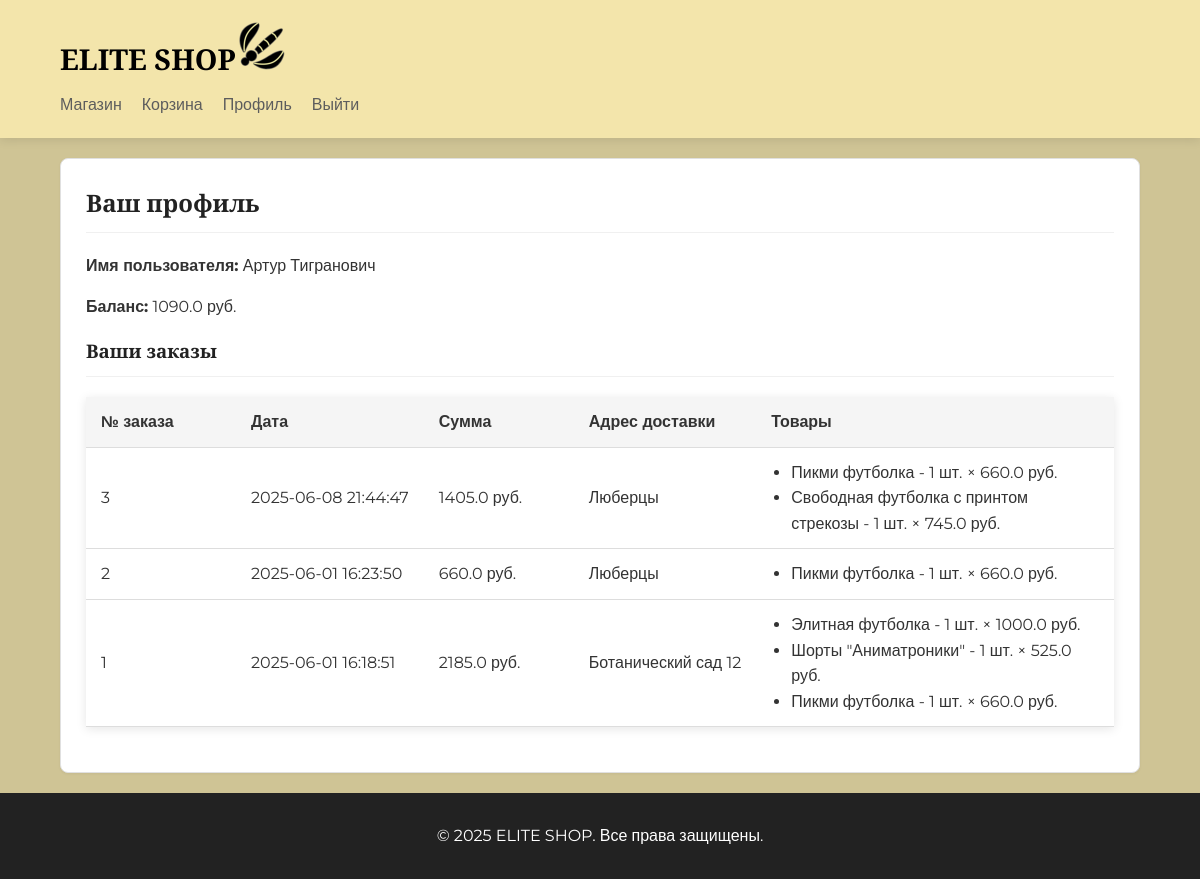
The page /profile (signed in) on the database its author committed.
### app.py (models this page shows, shortened)
class User(db.Model):
    id = db.Column(db.Integer, primary_key=True)
    username = db.Column(db.String(80), unique=True, nullable=False)
    password = db.Column(db.String(120), nullable=False)
    role = db.Column(db.String(20), default='user')
    balance = db.Column(db.Float, default=0.0)
    address = db.Column(db.String(200))

class Order(db.Model):
    id = db.Column(db.Integer, primary_key=True)
    user_id = db.Column(db.Integer, db.ForeignKey('user.id'))
    total = db.Column(db.Float, nullable=False)
    address = db.Column(db.String(200), nullable=False)
    date = db.Column(db.String(50), nullable=False)
    items = db.relationship('OrderItem', backref='order')
    user = db.relationship('User', backref='orders')

class OrderItem(db.Model):
    id = db.Column(db.Integer, primary_key=True)
    order_id = db.Column(db.Integer, db.ForeignKey('order.id'))
    product_id = db.Column(db.Integer, db.ForeignKey('product.id'))
    quantity = db.Column(db.Integer)
    price = db.Column(db.Float)
    product = db.relationship('Product')

class Product(db.Model):
    id = db.Column(db.Integer, primary_key=True)
    name = db.Column(db.String(100), nullable=False)
    price = db.Column(db.Float, nullable=False)
    description = db.Column(db.Text)
    image = db.Column(db.String(100))
    stock = db.Column(db.Integer, default=10)

### app.py (the view)
@app.route('/profile')
def profile():
    if 'user_id' not in session:
        flash('Пожалуйста, войдите в систему.', 'warning')
        return redirect(url_for('login'))
    user_id = session['user_id']
    user = User.query.get(user_id)
    orders = Order.query.filter_by(user_id=user_id).order_by(Order.id.desc()).all()
    return render_template('profile.html', user=user, orders=orders)

### templates/profile.html (shortened to what this page needs)
{% extends "base.html" %}
{% block content %}
<div class="content-block">
    <section class="profile-info">
        <h2>Ваш профиль</h2>
        <div class="user-details">
            <p><strong>Имя пользователя:</strong> {{ user.username }}</p>
            <p><strong>Баланс:</strong> {{ user.balance }} руб.</p>
        </div>
    </section>
    <section class="orders">
        <h3>Ваши заказы</h3>
        {% if orders %}
        <table class="orders-table">
            <thead>
                <tr>
                    <th>№ заказа</th>
                    <th>Дата</th>
                    <th>Сумма</th>
                    <th>Адрес доставки</th>
                    <th>Товары</th>
                </tr>
            </thead>
            <tbody>
                {% for order in orders %}
                <tr>
                    <td>{{ order.id }}</td>
                    <td>{{ order.date }}</td>
                    <td>{{ order.total }} руб.</td>
                    <td>{{ order.address }}</td>
                    <td>
                        <ul>
                            {% for item in order.items %}
                            <li>{{ item.product.name }} - {{ item.quantity }} шт. × {{ item.price }} руб.</li>
                            {% endfor %}
                        </ul>
                    </td>
                </tr>
                {% endfor %}
            </tbody>
        </table>
        {% else %}
        <p>У вас пока нет заказов.</p>
        {% endif %}
    </section>
</div>
{% endblock %}

### static/css/style.css (style rules this page uses)
html, body { height: 100%; margin: 0; padding: 0; }
body { display: flex; flex-direction: column; min-height: 100vh; font-family: 'Montserrat', sans-serif; line-height: 1.6; color: #333; background-color: #cfc495; }
h1, h2, h3, h4, h5, h6 { font-family: 'Playfair Display', serif; color: #222; }
table { width: 100%; border-collapse: collapse; margin: 20px 0; background-color: #fff; box-shadow: 0 2px 10px rgba(0, 0, 0, 0.1); }
th, td { padding: 12px 15px; text-align: left; border-bottom: 1px solid #ddd; }
th { background-color: #f5f5f5; font-weight: bold; }
.content-block { background-color: white; border: 1px solid #e0e0e0; border-radius: 8px; padding: 25px; margin-bottom: 20px; box-shadow: 0 1px 3px rgba(0, 0, 0, 0.05); }
.content-block h2, .content-block h3 { margin-top: 0; padding-bottom: 10px; border-bottom: 1px solid #f0f0f0; }
.products-table, .orders-table { width: 100%; overflow-x: auto; display: block; white-space: nowrap; border-collapse: collapse; }
.products-table thead, .orders-table thead { background-color: #f5f5f5; }
.products-table th, .products-table td, .orders-table th, .orders-table td { padding: 12px 15px; text-align: left; border-bottom: 1px solid #ddd; min-width: 120px; }
.orders-table ul { padding-left: 20px; margin: 0; }
.orders-table li { white-space: normal; word-break: break-word; }

### rows shown on the page
User: username "Артур Тигранович", balance "1090.0"
Order: id "3", date "2025-06-08 21:44:47", total "1405.0", address "Люберцы"
OrderItem: product.name "Пикми футболка", quantity "1", price "660.0"
OrderItem: product.name "Свободная футболка с принтом стрекозы", quantity "1", price "745.0"
Order: id "2", date "2025-06-01 16:23:50", total "660.0", address "Люберцы"
OrderItem: product.name "Пикми футболка", quantity "1", price "660.0"
Order: id "1", date "2025-06-01 16:18:51", total "2185.0", address "Ботанический сад 12"
OrderItem: product.name "Элитная футболка", quantity "1", price "1000.0"
OrderItem: product.name "Шорты \"Аниматроники\"", quantity "1", price "525.0"
OrderItem: product.name "Пикми футболка", quantity "1", price "660.0"
